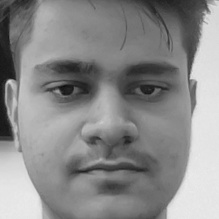
#> input picture Face Recognition Model 2/dataset-2/User.0.12.jpg, 219 x 219 px, given in place of the camera
$ jupyter execute --allow-errors 'Face Recognition Assignment Final 2.ipynb'   (shell and % lines are left out)
#> lines starting #> are read from the running program, lines starting #| are printed output that depends on the picture
#> (a cell that did not finish here is left out)

[cell 2]
import cv2
import os
cam = cv2.VideoCapture(0)
cam.set(3, 640) # set video width
cam.set(4, 480) # set video height
face_detector = cv2.CascadeClassifier('haarcascade_frontalface_default.xml')
# For each person, enter one numeric face id
face_id = input('\n enter user id end press <return> ==>  ')
print("\n [INFO] Initializing face capture. Look the camera and wait ...")
# Initialize individual sampling face count
count = 0
while(True):
    ret, img = cam.read()
#> img is the input picture: shape (219, 219, 3); min 11, max 235, mean 138.2
    img = cv2.flip(img, 1) # flip video image vertically
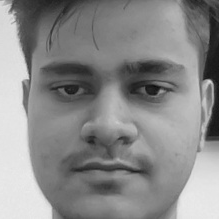
#> img: shape (219, 219, 3); min 11, max 235, mean 138.2
    gray = cv2.cvtColor(img, cv2.COLOR_BGR2GRAY)
    faces = face_detector.detectMultiScale(gray, 1.3, 5)
#> faces = [[11, 13, 196, 196]]
    for (x,y,w,h) in faces:
        cv2.rectangle(img, (x,y), (x+w,y+h), (255,0,0), 2)
        count += 1
        # Save the captured image into the datasets folder
        cv2.imwrite("dataset-2/User." + str(face_id) + '.' +
                    str(count) + ".jpg", gray[y:y+h,x:x+w])
        cv2.imshow('image', img)
#> this loop made 1 pass
#> (x, y, w, h, count) on pass 1: (11, 13, 196, 196, 1)
#> pass 1, `cv2.imwrite("dataset-2/User." + str(face_id) + '.' + str(count) + ".jp..`:
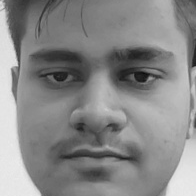
#> saved as User..1.jpg: shape (196, 196); min 11, max 235, mean 136.4
#> pass 1, `cv2.imshow('image', img)`:
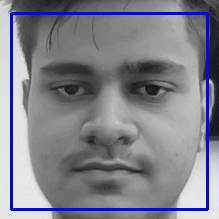
#> window 'image': shape (219, 219, 3); mean B, G, R 142.9, 130.4, 130.4
#> after the loop, count = 1
    k = cv2.waitKey(100) & 0xff # Press 'ESC' for exiting video
#> (key Esc is pressed here)
    if k == 27:
        break
    elif count >= 30: # Take 30 face sample and stop video
         break
# Do a bit of cleanup
print("\n [INFO] Exiting Program and cleanup stuff")
cam.release()
cv2.destroyAllWindows()

#> (a cell that did not finish here is left out)

[cell 4]
import cv2
import numpy as np
from PIL import Image
import os
# Path for face image database
path = 'dataset-2'
recognizer = cv2.face.LBPHFaceRecognizer_create()
detector = cv2.CascadeClassifier("haarcascade_frontalface_default.xml");
# function to get the images and label data

def getImagesAndLabels(path):
#> called with path = 'dataset-2'
    imagePaths = [os.path.join(path,f) for f in os.listdir(path)]
    faceSamples=[]
    ids = []
    for imagePath in imagePaths:
        PIL_img = Image.open(imagePath).convert('L') # grayscale
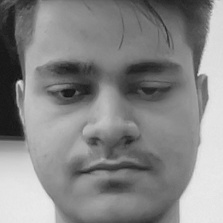
#> input picture Face Recognition Model 2/dataset-2/User.0.1.jpg, 223 x 223 px
#> PIL_img is the input picture: PIL image 223x223 L; min 17, max 235, mean 135
        img_numpy = np.array(PIL_img,'uint8')
        id = int(os.path.split(imagePath)[-1].split(".")[1])
        faces = detector.detectMultiScale(img_numpy)
#> faces = [[13, 16, 192, 192]]
        for (x,y,w,h) in faces:
            faceSamples.append(img_numpy[y:y+h,x:x+w])
            ids.append(id)
#> this loop made 1 pass
#> after the loop, faceSamples = 1 item; ids = [0]
    return faceSamples,ids
print ("\n [INFO] Training faces. It will take a few seconds. Wait ...")
faces,ids = getImagesAndLabels(path)
recognizer.train(faces, np.array(ids))
# Save the model into trainer/trainer.yml
#> (the rest of this cell did not finish here and is left out)
